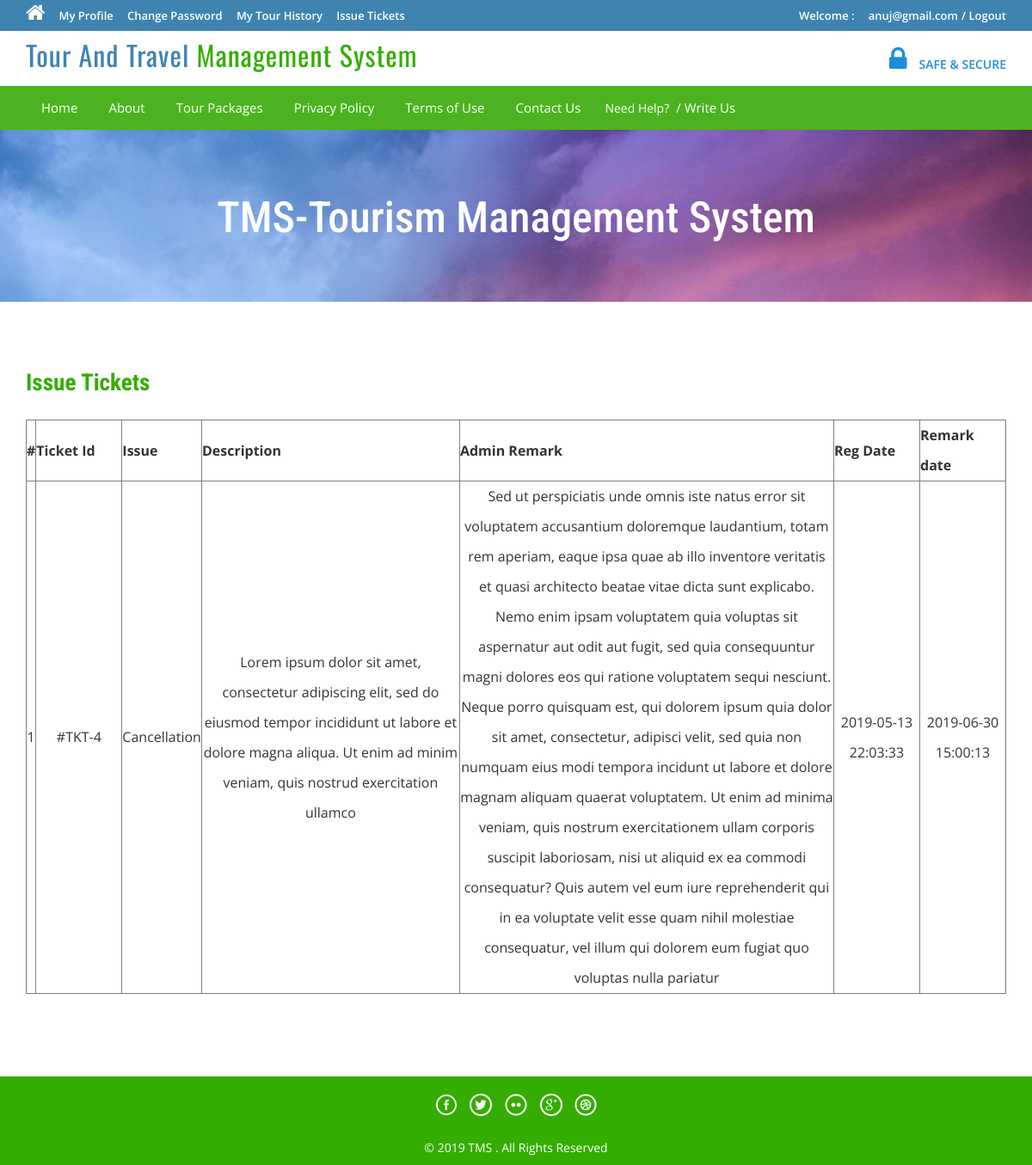
The page /issuetickets.php (signed in) on the database its author committed.
### tables this page shows
CREATE TABLE `tblissues` (
  `id` int(11) NOT NULL,
  `UserEmail` varchar(100) NOT NULL,
  `Issue` varchar(100) NOT NULL,
  `Description` mediumtext NOT NULL,
  `PostingDate` timestamp NOT NULL DEFAULT current_timestamp(),
  `AdminRemark` mediumtext DEFAULT NULL,
  `AdminremarkDate` timestamp NULL DEFAULT '0000-00-00 00:00:00' ON UPDATE current_timestamp()
);

### issuetickets.php (the view, shortened to what this page needs)
<?php
include('includes/config.php');
if(strlen($_SESSION['login'])==0)
	{
header('location:index.php');
}
else{
?>
<!DOCTYPE HTML>
<html>
<head>
<link href="css/bootstrap.css" rel='stylesheet' type='text/css' />
<link href="css/style.css" rel='stylesheet' type='text/css' />
<link href="css/font-awesome.css" rel="stylesheet">
<link href="css/animate.css" rel="stylesheet" type="text/css" media="all">
</head>
<body>
<div class="top-header">
<?php include('includes/header.php');?>
<div class="banner-1 ">
	<div class="container">
		<h1 class="wow zoomIn animated animated" data-wow-delay=".5s" style="visibility: visible; animation-delay: 0.5s; animation-name: zoomIn;">TMS-Tourism Management System</h1>
	</div>
</div>
<div class="privacy">
	<div class="container">
		<h3 class="wow fadeInDown animated animated" data-wow-delay=".5s" style="visibility: visible; animation-delay: 0.5s; animation-name: fadeInDown;">Issue Tickets</h3>
		<form name="chngpwd" method="post" onSubmit="return valid();">
	<p>
	<table border="1" width="100%">
<tr align="center">
<th>#</th>
<th>Ticket Id</th>
<th>Issue</th>
<th>Description</th>
<th>Admin Remark</th>
<th>Reg Date</th>
<th>Remark date</th>
</tr>
<?php
$uemail=$_SESSION['login'];;
$sql = "SELECT * from tblissues where UserEmail=:uemail";
$query = $dbh->prepare($sql);
$query -> bindParam(':uemail', $uemail, PDO::PARAM_STR);
$query->execute();
$results=$query->fetchAll(PDO::FETCH_OBJ);
$cnt=1;
if($query->rowCount() > 0)
{
foreach($results as $result)
{	?>
<tr align="center">
<td ><?php echo htmlentities($cnt);?></td>
<td width="100">#TKT-<?php echo htmlentities($result->id);?></td>
<td><?php echo htmlentities($result->Issue);?></td>
<td width="300"><?php echo htmlentities($result->Description);?></td>
<td><?php echo htmlentities($result->AdminRemark);?></td>
<td width="100"><?php echo htmlentities($result->PostingDate);?></td>
<td width="100"><?php echo htmlentities($result->AdminremarkDate);?></td>
</tr>
<?php $cnt=$cnt+1; }} ?>
	</table>
			</p>
			</form>
	</div>
</div>
<?php include('includes/footer.php');?>
</body>
</html>
<?php } ?>

### css/style.css (style rules this page uses)
html, body { font-size: 100%; background: #fff; font-family: 'Open Sans', sans-serif; }
h1,h2,h3,h4,h5,h6 { margin:0; font-family: 'Roboto Condensed', sans-serif; }
p { margin:0; }
.top-header { background-color: #3F84B1; border-bottom: 0 none; height: 36px; line-height: 35px; }
.banner-1 { background: url(../images/3.jpg)no-repeat; background-size: cover; -webkit-background-size: cover; -o-background-size: cover; -ms-background-size: cover; -moz-background-size: cover; min-height:200px; }
.banner-1 h1 { font-size: 50px; margin-bottom: 40px; padding: 1.5em 0 0; text-align: center; color: #ffffff; }
.privacy h3 { color: #34AD00; font-size: 1.7em; font-weight: 700; margin-bottom: 1em; }
.privacy { padding: 5em 0; }
.privacy p { font-size: 1em; line-height: 1.8em; color: #999; margin: 1em 0; }

### rows shown on the page
tblissues: id "4", Issue "Cancellation", Description "Lorem ipsum dolor sit amet, consectetur adipiscing elit, sed do eiusmod tempor incididunt ut labore et dolore magna aliqua. Ut enim ad minim veniam, quis nostrud exercitation ullamco", AdminRemark "Sed ut perspiciatis unde omnis iste natus error sit voluptatem accusantium doloremque laudantium, totam rem aperiam, eaque ipsa quae ab illo inventore veritatis et quasi architecto beatae vitae dicta sunt explicabo. Nemo enim ipsam voluptatem quia voluptas sit aspernatur aut odit aut fugit, sed quia consequuntur magni dolores eos qui ratione voluptatem sequi nesciunt. Neque porro quisquam est, qui dolorem ipsum quia dolor sit amet, consectetur, adipisci velit, sed quia non numquam eius modi tempora incidunt ut labore et dolore magnam aliquam quaerat voluptatem. Ut enim ad minima veniam, quis nostrum exercitationem ullam corporis suscipit laboriosam, nisi ut aliquid ex ea commodi…", PostingDate "2019-05-13 22:03:33", AdminremarkDate "2019-06-30 15:00:13"

### other values the page prints
$_SESSION['login'] "anuj@gmail.com"
